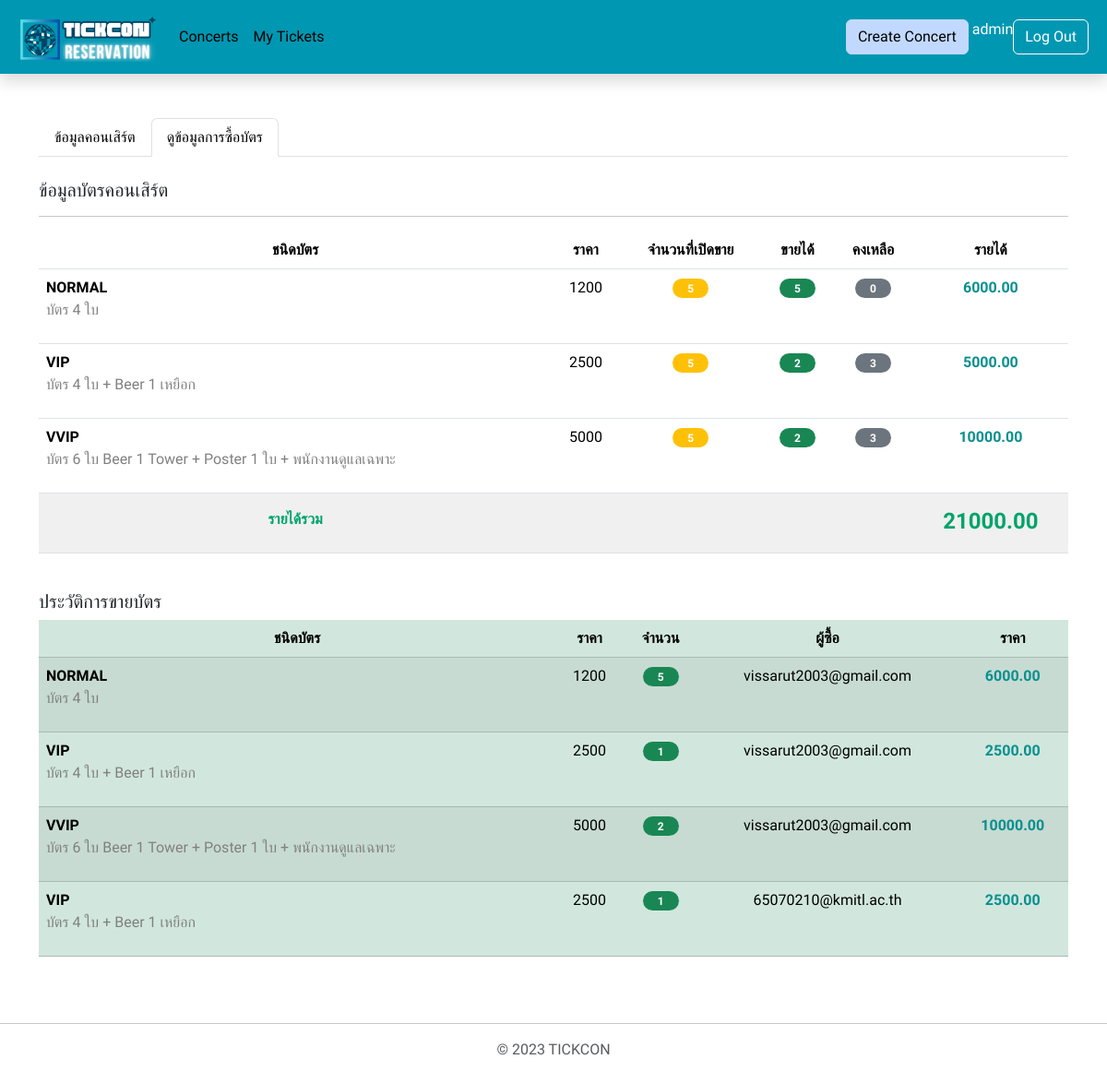
Screenshot of /all_final/each_my_concert_stat.php?concert_id=1 (signed in) with the database file from the repository.
### tables this page shows
CREATE TABLE "ticket_detail" (
	"detail_id"	INTEGER NOT NULL UNIQUE,
	"name"	TEXT NOT NULL,
	"description"	TEXT,
	"price"	INTEGER NOT NULL,
	"concert_id"	INTEGER NOT NULL,
	"amount"	INTEGER NOT NULL,
	PRIMARY KEY("detail_id" AUTOINCREMENT),
	FOREIGN KEY("concert_id") REFERENCES "concert"("concert_id")
);

CREATE TABLE "ticket" (
	"ticket_id"	INTEGER NOT NULL UNIQUE,
	"detail_id"	INTEGER NOT NULL,
	"payment_id"	TEXT,
	FOREIGN KEY("detail_id") REFERENCES "ticket_detail"("detail_id"),
	PRIMARY KEY("ticket_id" AUTOINCREMENT)
);

CREATE TABLE "member" (
	"member_id"	INTEGER NOT NULL UNIQUE,
	"email"	TEXT NOT NULL,
	"password"	TEXT NOT NULL,
	"type"	TEXT NOT NULL,
	"firstname"	TEXT,
	"lastname"	TEXT,
	PRIMARY KEY("member_id" AUTOINCREMENT)
);

### all_final/each_my_concert_stat.php (the view, shortened to what this page needs)
<!DOCTYPE html>
<html lang="en">
<head>
    <link href="https://cdn.jsdelivr.net/npm/bootstrap@5.3.2/dist/css/bootstrap.min.css" rel="stylesheet"
>
</head>
<body>
    <nav class="navbar navbar-expand-md sticky-top shadow p-2 mb-5 " style="background-color : #0097B2">
        <div class="container-fluid">
            <a class="navbar-brand" href="index_user.php">
                <img src="upload/logo/TICKCON.png" alt="Logo" width="150px" class="d-inline-block align-text-top">
            </a>
            <div class="collapse navbar-collapse" id="navbarSupportedContent">
                <ul class="navbar-nav me-auto mb-2 mb-lg-0 p-1 ms-0 ps-0">
                    <li class="nav-item">
                        <a class="nav-link-1 nav-link " href="index_user.php">Concerts</a>
                    </li>
                    <li class="nav-item">
                        <a class=" nav-link-1 nav-link" href="myticket.php">My Tickets</a>
                    </li>
                </ul>
                <form class="d-flex mb-2 mb-lg-0 me-1" action="createcon_db.php">
                    <button class="btn btn-light" type="submit">Create Concert</button>
                </form>
                <p><?=$_SESSION['firstname']?></p>
                <form class="d-flex mb-2 mb-lg-0" action="index_notlogin.php">
                    <button class="btn btn-outline-danger" type="submit">Log Out</button>
                </form>
            </div>
        </div>
    </nav>
    <?php
    $concert_id = $_SESSION['concert_id'];
    require_once 'config/db.php';
    echo '<div class="container">
        <ul class="nav nav-tabs">
        <li class="nav-item">
            <a class="nav-link1 nav-link" href="each_my_concert.php">ข้อมูลคอนเสิร์ต</a>
        </li>
        <li class="nav-item">
            <a class="nav-link1 nav-link active" aria-current="page" href="each_my_concert_stat.php" >ดูข้อมูลการซื้อบัตร</a>
        </li>
        </ul><br><h5>ข้อมูลบัตรคอนเสิร์ต</h5><hr>';
    $sql2 = <<<EOF
        SELECT *
        FROM ticket_detail
        WHERE concert_id = $concert_id;
        ORDER BY detail_id
        EOF;
    $ret2 = $db->query($sql2);
    $sql_amount_buy = <<<EOF
        SELECT COUNT(CASE WHEN payment_id IS NOT NULL THEN detail_id END) AS amount_sell
        FROM ticket t
        JOIN ticket_detail td
        USING (detail_id)
        WHERE concert_id = $concert_id
        GROUP BY detail_id
        ORDER BY detail_id
        EOF;
    $ret_amount_buy = $db->query($sql_amount_buy);
    $total_earn = 0;
    echo '<table class="table  table-hover text-center">
        <thead>
            <tr >
            <th scope="col">ชนิดบัตร</th>
            <th scope="col">ราคา</th>
            <th scope="col">จำนวนที่เปิดขาย</th>
            <th scope="col">ขายได้</th>
            <th scope="col">คงเหลือ</th>
            <th scope="col">รายได้</th>
            </tr>
        </thead><tbody>';
    while ($row2 = $ret2->fetchArray(SQLITE3_ASSOC)) {
        $row_amount_buy = $ret_amount_buy->fetchArray(SQLITE3_ASSOC);
        echo '<tr>
            <td class="text-start"><b>' . $row2['name'] . '</b><p style = "color:#808080">' . $row2['description'] . '</p></td>
            <td>' . $row2['price'] . '</td>
            <td><span class="badge bg-warning rounded-pill px-3">' . $row2['amount'] . '</span></td>
            <td><span class="badge bg-success rounded-pill px-3">' . $row_amount_buy['amount_sell'] . '</span></td>
            <td><span class="badge bg-secondary rounded-pill px-3">' . $row2['amount'] - $row_amount_buy['amount_sell'] . '</span></td>
            <td><p style= "color:#088F8F"><b>' . number_format((float) $row2['price'] * $row_amount_buy['amount_sell'], 2, '.', '') . '</b></p></td>
          </tr>';
        $total_earn = $total_earn + ($row2['price'] * $row_amount_buy['amount_sell']);
    }
    echo '<tr >
        <td class=" align-items-center pt-3" style = "background-color: #F0F0F0;"><p style = "color:#00A36C"><b>รายได้รวม</b></p></td>
        <td style = "background-color: #F0F0F0;"></td>
        <td style = "background-color: #F0F0F0;"></td>
        <td style = "background-color: #F0F0F0;"></td>
        <td style = "background-color: #F0F0F0;"></td>
        <td class=" align-items-center pt-3" style = "color:#00A36C; background-color: #F0F0F0;"><h4><b>' . number_format((float) $total_earn, 2, '.', '') . '</b></h4></td>
      </tr></tbody></table>';
    echo '</div>';
    $sql_sell_history = <<<EOF
        SELECT * , COUNT(*)
        FROM ticket
        JOIN ticket_detail
        USING (detail_id)
        JOIN payment
        USING (payment_id)
        JOIN member
        USING (member_id)
        WHERE concert_id = $concert_id AND payment_id is not null
        GROUP BY member_id, detail_id;
        EOF;
    $ret_sell_history = $db->query($sql_sell_history);
    $count_sell = 0;
    while ($row_sell_history = $ret_sell_history->fetchArray(SQLITE3_ASSOC)) {
        $count_sell++;
    }
    $sql_sell_history = <<<EOF
        SELECT * , COUNT(*)
        FROM ticket
        JOIN ticket_detail
        USING (detail_id)
        JOIN payment
        USING (payment_id)
        JOIN member
        USING (member_id)
        WHERE concert_id = $concert_id AND payment_id is not null
        GROUP BY member_id, detail_id;
        EOF;
    $ret_sell_history = $db->query($sql_sell_history);
    echo '<br><div class="container"><h5>ประวัติการขายบัตร</h5><div class="overflow-auto">';
    if ($count_sell > 0) {
        echo '<table class="table table-success  table-striped text-center">
        <thead>
            <tr>
            <th scope="col">ชนิดบัตร</th>
            <th scope="col">ราคา</th>
            <th scope="col">จำนวน</th>
            <th scope="col">ผู้ซื้อ</th>
            <th scope="col">ราคา</th>
            </tr>
        </thead><tbody>';
        while ($row_sell_history = $ret_sell_history->fetchArray(SQLITE3_ASSOC)) {
            echo '<tr>
            <td class="text-start"><b>' . $row_sell_history['name'] . '</b><p style = "color:#808080">' . $row_sell_history['description'] . '</p></td>
            <td>' . $row_sell_history['price'] . '</td>
            <td><span class="badge bg-success rounded-pill px-3">' . $row_sell_history['COUNT(*)'] . '</span></td>
            <td>' . $row_sell_history['email'] . '</td>
            <td><p style= "color:#088F8F"><b>' . number_format((float) $row_sell_history['COUNT(*)'] * $row_sell_history['price'], 2, '.', '') . '</b></p></td>
            </tr>';
        }
        echo '</tbody></table>';
    } else {
        echo 'ยังไม่มีการขายบัตร';
    }
    echo '</div></div>';
    ?>
    <footer class="py-3 my-4 ">
        <hr>
        <p class="text-center text-muted">© 2023 TICKCON</p>
    </footer>
</body>
</html>

### all_final/each_my_concert_stat.php (style rules this page uses)
* { font-family: 'Dosis', sans-serif; }
.navbar-brand { font-family: 'Mohave', sans-serif; }
.container-fluid { color: white; }
.btn-light { background-color: #C2D9FF; border-color: #C2D9FF; }
.btn-outline-danger { color: white; border-color: white; }
.nav-link { text-decoration: none; color: #000000; }

### rows the page displays
ticket_detail: name "NORMAL", description "บัตร 4 ใบ", price "1200", amount "5", amount_sell "5", amount_sell "0", amount_sell "6000.00"
ticket_detail: name "VIP", description "บัตร 4 ใบ + Beer 1 เหยือก", price "2500", amount "5", amount_sell "2", amount_sell "3", amount_sell "5000.00"
ticket_detail: name "VVIP", description "บัตร 6 ใบ Beer 1 Tower + Poster 1 ใบ + พนักงานดูแลเฉพาะ", price "5000", amount "5", amount_sell "2", amount_sell "3", amount_sell "10000.00"
ticket: detail.name "NORMAL", detail.description "บัตร 4 ใบ", detail.price "1200", COUNT "5", member.email "vissarut2003@gmail.com", price "6000.00"
ticket: detail.name "VIP", detail.description "บัตร 4 ใบ + Beer 1 เหยือก", detail.price "2500", COUNT "1", member.email "vissarut2003@gmail.com", price "2500.00"
ticket: detail.name "VVIP", detail.description "บัตร 6 ใบ Beer 1 Tower + Poster 1 ใบ + พนักงานดูแลเฉพาะ", detail.price "5000", COUNT "2", member.email "vissarut2003@gmail.com", price "10000.00"
ticket: detail.name "VIP", detail.description "บัตร 4 ใบ + Beer 1 เหยือก", detail.price "2500", COUNT "1", member.email "65070210@kmitl.ac.th", price "2500.00"

### other values shown
$_SESSION['firstname'] "admin"
$total_earn "21000.00"
